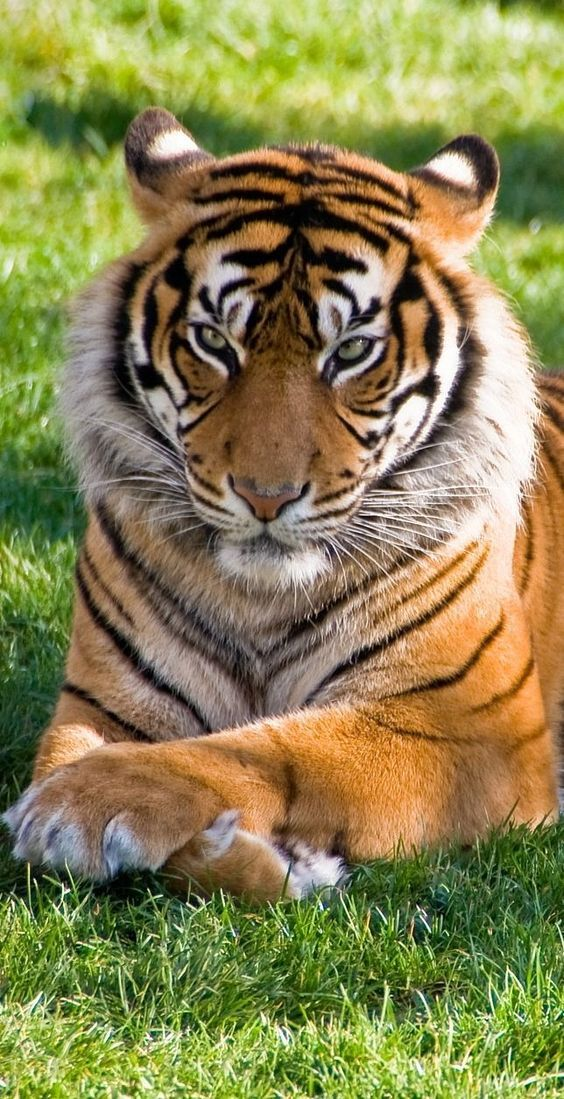
#> input picture semana-05/Tema-09/Tigre.png, 564 x 1099 px, found by its file name
$ jupyter execute --allow-errors VisionComputacional_Integrador.ipynb   (older library calls are emulated)
#> lines starting #> are read from the running program, lines starting #| are printed output that depends on the picture
# Visión Computacional: de los píxeles al pipeline de aumentación

[](https://colab.research.google.com/github/ecamposv/nlp-vision/blob/main/semana-05/Tema-Integrador/VisionComputacional_Integrador.ipynb)

**Notebook integrador (Tema 9 + Tema 10) — nivel maestría**

Este notebook combina y profundiza los conceptos de los dos temas de la semana 5. A diferencia de los notebooks individuales, aquí cada bloque tiene:

- **Fundamento matemático** (formato KaTeX).
- **Implementación con OpenCV / NumPy / Albumentations**.
- **Widget interactivo** (`ipywidgets`) para explorar parámetros en tiempo real.
- **Discusión de cuándo y por qué** usar cada técnica en producción.

> **Objetivos de aprendizaje.** Al terminar serás capaz de: (1) describir matemáticamente una imagen digital y elegir el espacio de color adecuado para una tarea; (2) construir y justificar un pipeline de preprocesamiento para una red neuronal; (3) implementar aumentación de datos profesional con `Albumentations`; (4) cuantificar la calidad de un filtro de denoising con PSNR.

---

## 0. Setup (Colab y local)

Esta celda:

1. Instala `opencv-python`, `albumentations` e `ipywidgets` si faltan.
2. Descarga la imagen `tigre.png` desde el repositorio si no existe localmente.
3. Configura `matplotlib` para gráficos consistentes y de buena resolución.

> En **Google Colab** los widgets requieren habilitar el *custom widget manager* — esto se hace automáticamente al final de la celda.

[cell 1]
import os
import sys
import subprocess
import urllib.request


def _ensure(paquete, import_name=None):
    """Instala un paquete con pip si no está disponible."""
    nombre = import_name or paquete
    try:
        __import__(nombre)
    except ImportError:
        subprocess.check_call([sys.executable, "-m", "pip", "install", "-q", paquete])


_ensure("opencv-python", "cv2")
_ensure("albumentations")
_ensure("ipywidgets")

REPO_RAW = "https://raw.githubusercontent.com/ecamposv/nlp-vision/main/semana-05/Tema-10"
IMG = "tigre.png"

if not os.path.exists(IMG):
    urllib.request.urlretrieve(f"{REPO_RAW}/{IMG}", IMG)
    print(f"[Descargado] {IMG} ({os.path.getsize(IMG)} bytes)")
else:
    print(f"[OK] {IMG} ya existe ({os.path.getsize(IMG)} bytes)")

# Habilitar widgets en Colab (no afecta si no es Colab)
try:
    from google.colab import output as _colab_output  # type: ignore
    _colab_output.enable_custom_widget_manager()
    print("[Colab] Widget manager habilitado")
except ImportError:
    pass

import matplotlib.pyplot as plt
plt.rcParams["figure.dpi"] = 110
plt.rcParams["savefig.dpi"] = 140
plt.rcParams["image.interpolation"] = "nearest"
print("Setup completo.")

## 1. La imagen digital: muestreo, cuantización y tipos de dato

Una imagen digital en color es una **función discreta**

$$I : \{0,\dots,H-1\} \times \{0,\dots,W-1\} \to \{0,\dots,255\}^3$$

que asigna a cada coordenada $(y, x)$ un vector de **3 canales**. En memoria es un arreglo NumPy con forma `(H, W, C)` y tipo `uint8` por defecto en OpenCV.

Conceptos clave:

| Concepto | Descripción |
|---|---|
| **Muestreo (sampling)** | Discretización espacial: define $H \times W$. |
| **Cuantización** | Discretización de intensidad: `uint8` usa 8 bits/canal (256 niveles). |
| **Profundidad de bits** | `uint8` (estándar), `uint16` (médico/RAW), `float32` (modelos de DL). |
| **Orden de canales** | OpenCV usa **BGR**; matplotlib / PIL / PyTorch usan **RGB**. |

**Por qué importa.** Confundir BGR/RGB es la causa #1 de "el modelo entrenó bien pero predice raro". Confundir `uint8 [0,255]` con `float32 [0,1]` es la causa #2.

[cell 2]
import cv2
import numpy as np
import matplotlib.pyplot as plt

img_bgr = cv2.imread("tigre.png")
#> img_bgr is the input picture: shape (1099, 564, 3); mean B, G, R 80.9, 131.6, 137.4
if img_bgr is None:
    raise FileNotFoundError("Ejecuta primero la celda de Setup.")

img_rgb = cv2.cvtColor(img_bgr, cv2.COLOR_BGR2RGB)
H, W, C = img_rgb.shape

print(f"Forma (H, W, C): {img_rgb.shape}")
#| Forma (H, W, C): (1099, 564, 3)
print(f"dtype: {img_rgb.dtype}  |  rango: [{img_rgb.min()}, {img_rgb.max()}]")
#| dtype: uint8  |  rango: [0, 255]
print(f"Tamaño en memoria: {img_rgb.nbytes / 1024:.1f} KB")
#| Tamaño en memoria: 1815.9 KB
print(f"Megapíxeles: {H * W / 1e6:.2f} MP")
#| Megapíxeles: 0.62 MP

fig, axes = plt.subplots(1, 2, figsize=(11, 4.5))
axes[0].imshow(img_rgb)
axes[0].set_title(f"Imagen completa  {W}x{H}")
axes[0].axis("off")

# Zoom a un parche de 16x16 para ver los píxeles
y0, x0 = H // 2, W // 2
patch = img_rgb[y0:y0 + 16, x0:x0 + 16]
axes[1].imshow(patch)
axes[1].set_title("Zoom 16x16 px: cada cuadro es un píxel")
axes[1].axis("off")
# anotar valores RGB de los píxeles
for i in range(16):
    for j in range(16):
        r, g, b = patch[i, j]
        # Texto solo si la celda es lo bastante visible (omitir para no saturar)
        if (i + j) % 4 == 0:
            axes[1].text(j, i, f"{r}\n{g}\n{b}", ha="center", va="center",
                         fontsize=5, color="white" if patch[i, j].mean() < 128 else "black")
plt.tight_layout()
plt.show()
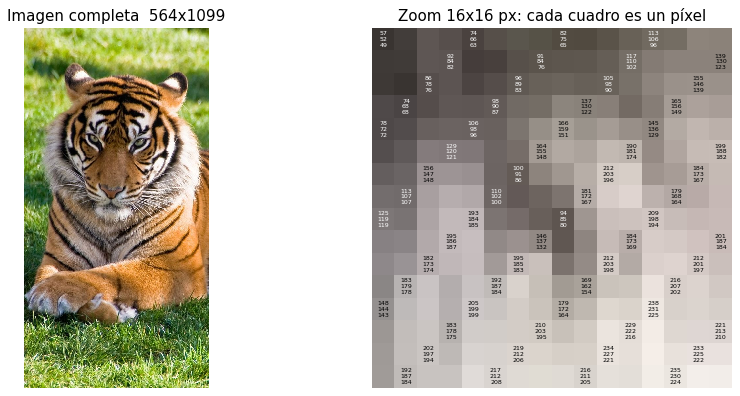
#> figure drawn by matplotlib, 2 panels

## 2. Espacios de color

Cada espacio de color reorganiza la información cromática para resaltar cierta propiedad:

| Espacio | Modelo | Cuándo usarlo |
|---|---|---|
| **RGB / BGR** | Aditivo (mezcla de luz). | Captura, almacenamiento, modelos preentrenados. |
| **HSV** | Cilíndrico: matiz, saturación, valor. | Segmentación por color, ajustes de iluminación. |
| **Lab** ($L^*a^*b^*$) | Perceptual: $L$ = luminancia, $a$ = verde-rojo, $b$ = azul-amarillo. | Comparación perceptual de color, *color transfer*. |
| **YCrCb** | Luminancia + crominancia. | Compresión (JPEG), ecualización sin alterar color. |

La separación **luminancia / crominancia** (Lab, YCrCb) permite manipular el contraste sin desbalancear los colores — algo que ecualizar directamente en RGB **sí** rompe.

[cell 3]
import cv2
import numpy as np
import matplotlib.pyplot as plt

img_bgr = cv2.imread("tigre.png")
img_rgb = cv2.cvtColor(img_bgr, cv2.COLOR_BGR2RGB)
img_hsv = cv2.cvtColor(img_bgr, cv2.COLOR_BGR2HSV)
#> img_hsv: shape (1099, 564, 3); mean H, S, V 32.7, 124.9, 148.8
img_lab = cv2.cvtColor(img_bgr, cv2.COLOR_BGR2Lab)
#> img_lab: shape (1099, 564, 3); mean of channels 0, 1, 2 137.7, 123.4, 155.6
img_ycc = cv2.cvtColor(img_bgr, cv2.COLOR_BGR2YCrCb)
#> img_ycc: shape (1099, 564, 3); mean of channels 0, 1, 2 127.6, 135, 101.6

espacios = [
    ("RGB", img_rgb,                       ["R", "G", "B"]),
    ("HSV", img_hsv,                       ["H", "S", "V"]),
    ("Lab", img_lab,                       ["L", "a", "b"]),
    ("YCrCb", img_ycc,                     ["Y", "Cr", "Cb"]),
]

fig, axes = plt.subplots(len(espacios), 4, figsize=(14, 13))
for fila, (nombre, im, etiquetas) in enumerate(espacios):
    # Columna 0: imagen reconstruida en RGB para visualizar
    if nombre == "RGB":
        vis = im
    elif nombre == "HSV":
        vis = cv2.cvtColor(im, cv2.COLOR_HSV2RGB)
    elif nombre == "Lab":
        vis = cv2.cvtColor(im, cv2.COLOR_Lab2RGB)
    else:  # YCrCb
        vis = cv2.cvtColor(im, cv2.COLOR_YCrCb2RGB)
    axes[fila, 0].imshow(vis)
    axes[fila, 0].set_title(f"{nombre} (vista)")
    axes[fila, 0].axis("off")
    # Columnas 1-3: canales individuales
    for c in range(3):
        axes[fila, c + 1].imshow(im[..., c], cmap="gray")
        axes[fila, c + 1].set_title(f"{nombre} : canal {etiquetas[c]}")
        axes[fila, c + 1].axis("off")
#> this loop made 4 passes
#> (nombre, etiquetas) on passes 1 to 4: ('RGB', ['R', 'G', 'B']), ('HSV', ['H', 'S', 'V']), ('Lab', ['L', 'a', 'b']), ('YCrCb', ['Y', 'Cr', 'Cb'])
plt.tight_layout()
plt.show()

### 2.1. Explorador interactivo de canales

Selecciona un espacio y un canal con los sliders. Mira en qué espacio el **pelaje del tigre** se separa mejor del fondo — esa es justamente la propiedad que aprovecha la segmentación por color.

[cell 4]
import cv2
import numpy as np
import matplotlib.pyplot as plt
from ipywidgets import interact, Dropdown, IntSlider

img_bgr = cv2.imread("tigre.png")

_ESPACIOS = {
    "RGB":   (cv2.COLOR_BGR2RGB,   ["R", "G", "B"]),
    "HSV":   (cv2.COLOR_BGR2HSV,   ["H", "S", "V"]),
    "Lab":   (cv2.COLOR_BGR2Lab,   ["L", "a", "b"]),
    "YCrCb": (cv2.COLOR_BGR2YCrCb, ["Y", "Cr", "Cb"]),
}


def explorar(espacio, canal):
    cvt, nombres = _ESPACIOS[espacio]
    im = cv2.cvtColor(img_bgr, cvt)
    plt.figure(figsize=(6, 5))
    plt.imshow(im[..., canal], cmap="gray")
    plt.title(f"{espacio} - canal {nombres[canal]} (idx={canal})")
    plt.axis("off")
    plt.show()


interact(explorar,
         espacio=Dropdown(options=list(_ESPACIOS), value="HSV", description="Espacio:"),
         canal=IntSlider(min=0, max=2, value=0, description="Canal:"));
#> the sliders are set to espacio = HSV, canal = 0

## 3. Histogramas, ecualización y CLAHE

El **histograma** $h(k)$ cuenta cuántos píxeles tienen intensidad $k$. La **ecualización** busca aplanarlo redistribuyendo intensidades a través de la función de distribución acumulada (CDF):

$$T(k) = \mathrm{round}\!\left(\frac{(L-1)}{N} \sum_{j=0}^{k} h(j)\right)$$

donde $L = 256$ y $N = H \cdot W$.

**Problema de `cv2.equalizeHist`:** es **global** — si la imagen tiene zonas muy oscuras y muy claras, ecualizar una "rompe" la otra. **CLAHE** (*Contrast Limited Adaptive Histogram Equalization*) lo resuelve aplicando ecualización por bloques con un *clip limit* que evita amplificar ruido.

**Cuándo usar qué:**

- `cv2.equalizeHist` → imágenes con iluminación uniforme.
- `CLAHE` → imágenes médicas, fotos con sombras fuertes, mejora local.
- **Siempre** ecualizar sobre el canal de **luminancia** (Y de YCrCb, o L de Lab), nunca sobre R/G/B por separado.

[cell 5]
import cv2
import numpy as np
import matplotlib.pyplot as plt

img_bgr = cv2.imread("tigre.png")
gray = cv2.cvtColor(img_bgr, cv2.COLOR_BGR2GRAY)
ycc = cv2.cvtColor(img_bgr, cv2.COLOR_BGR2YCrCb)

# Ecualización global
gray_eq = cv2.equalizeHist(gray)
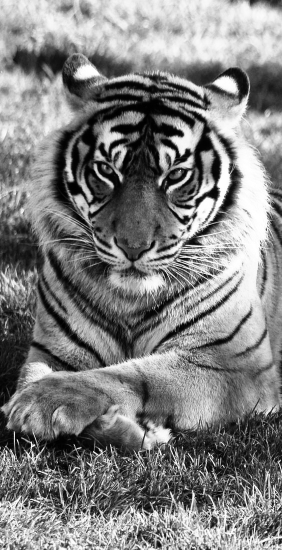
#> gray_eq: shape (1099, 564) (shown at 1/2 size); min 0, max 255, mean 128.1

# Ecualización del canal Y (correcto para color)
ycc_eq = ycc.copy()
ycc_eq[..., 0] = cv2.equalizeHist(ycc_eq[..., 0])
#> ycc_eq: shape (1099, 564, 3); mean of channels 0, 1, 2 128.1, 135, 101.6
color_eq_rgb = cv2.cvtColor(cv2.cvtColor(ycc_eq, cv2.COLOR_YCrCb2BGR), cv2.COLOR_BGR2RGB)
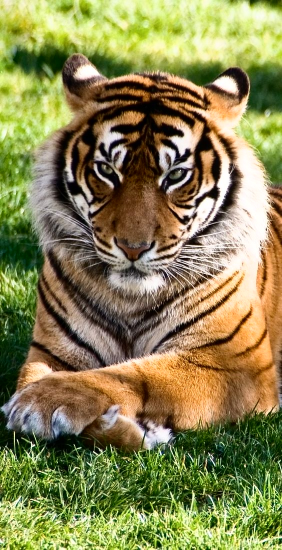
#> color_eq_rgb: shape (1099, 564, 3) (shown at 1/2 size); mean R, G, B 137.4, 132.1, 82.5

# CLAHE sobre canal Y
clahe = cv2.createCLAHE(clipLimit=2.5, tileGridSize=(8, 8))
ycc_clahe = ycc.copy()
ycc_clahe[..., 0] = clahe.apply(ycc_clahe[..., 0])
#> ycc_clahe: shape (1099, 564, 3); mean of channels 0, 1, 2 130.2, 135, 101.6
color_clahe_rgb = cv2.cvtColor(cv2.cvtColor(ycc_clahe, cv2.COLOR_YCrCb2BGR), cv2.COLOR_BGR2RGB)
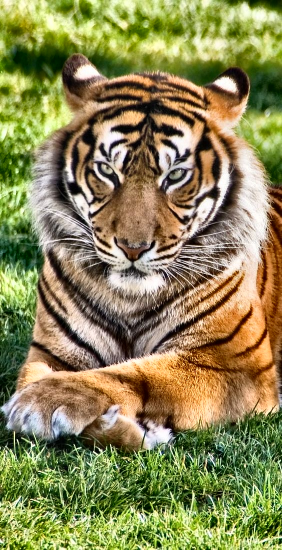
#> color_clahe_rgb: shape (1099, 564, 3) (shown at 1/2 size); mean R, G, B 139.6, 134.1, 85.5

img_rgb = cv2.cvtColor(img_bgr, cv2.COLOR_BGR2RGB)

fig, axes = plt.subplots(2, 3, figsize=(14, 8))
axes[0, 0].imshow(img_rgb);          axes[0, 0].set_title("Original");                  axes[0, 0].axis("off")
axes[0, 1].imshow(color_eq_rgb);     axes[0, 1].set_title("Ecualización global (Y)");   axes[0, 1].axis("off")
axes[0, 2].imshow(color_clahe_rgb);  axes[0, 2].set_title("CLAHE (Y, clip=2.5)");       axes[0, 2].axis("off")

# Histogramas de luminancia
axes[1, 0].hist(ycc[..., 0].ravel(),       bins=64, range=(0, 255), color="gray")
axes[1, 0].set_title("Hist. Y original")
axes[1, 1].hist(ycc_eq[..., 0].ravel(),    bins=64, range=(0, 255), color="gray")
axes[1, 1].set_title("Hist. Y ecualizado")
axes[1, 2].hist(ycc_clahe[..., 0].ravel(), bins=64, range=(0, 255), color="gray")
axes[1, 2].set_title("Hist. Y CLAHE")
for ax in axes[1]:
    ax.set_xlabel("Intensidad"); ax.set_ylabel("Frecuencia")
plt.tight_layout()
plt.show()
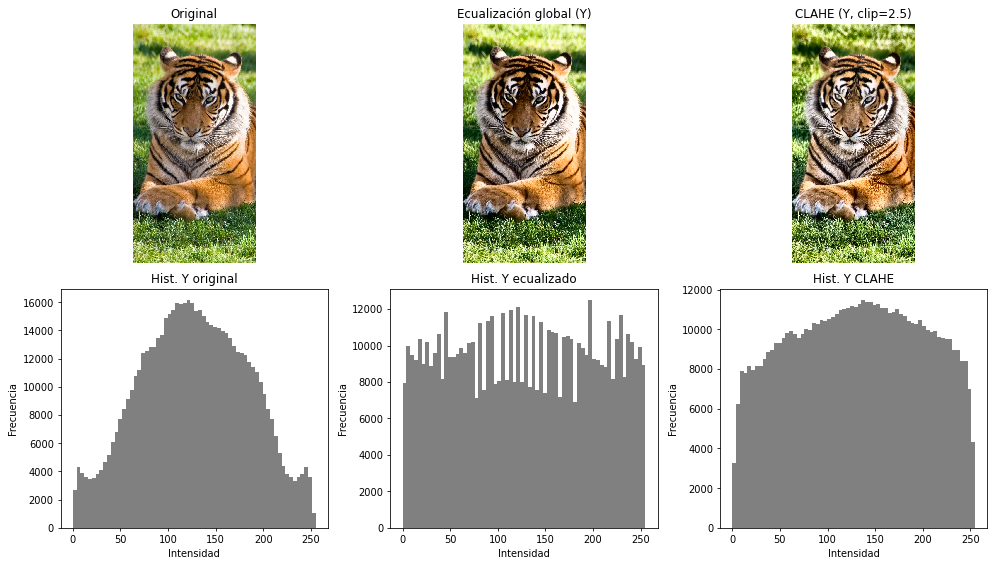
#> figure drawn by matplotlib, 6 panels; panel 4: tallest bar 16144 high, from x = 119.5 to 123.5; panel 5: tallest bar 12493 high, from x = 195.2 to 199.2; panel 6: tallest bar 11475 high, from x = 135.5 to 139.5

### 3.1. CLAHE interactivo

Juega con `clipLimit` (cuánto se permite amplificar el contraste local) y `tileGridSize` (tamaño de las regiones). Verás:

- `clipLimit` muy alto → aparece **ruido y artefactos**.
- `tileGridSize` muy pequeño → contraste local exagerado.
- `tileGridSize` muy grande → se parece a la ecualización global.

[cell 6]
import cv2
import numpy as np
import matplotlib.pyplot as plt
from ipywidgets import interact, FloatSlider, IntSlider

img_bgr = cv2.imread("tigre.png")
ycc_base = cv2.cvtColor(img_bgr, cv2.COLOR_BGR2YCrCb)


def aplicar_clahe(clip_limit, tile):
    clahe = cv2.createCLAHE(clipLimit=clip_limit, tileGridSize=(tile, tile))
    ycc = ycc_base.copy()
    ycc[..., 0] = clahe.apply(ycc[..., 0])
    rgb = cv2.cvtColor(cv2.cvtColor(ycc, cv2.COLOR_YCrCb2BGR), cv2.COLOR_BGR2RGB)
    fig, ax = plt.subplots(1, 2, figsize=(11, 4.5))
    ax[0].imshow(cv2.cvtColor(img_bgr, cv2.COLOR_BGR2RGB)); ax[0].set_title("Original"); ax[0].axis("off")
    ax[1].imshow(rgb); ax[1].set_title(f"CLAHE clip={clip_limit:.1f} tile={tile}x{tile}"); ax[1].axis("off")
    plt.tight_layout(); plt.show()


interact(aplicar_clahe,
         clip_limit=FloatSlider(min=0.5, max=10.0, step=0.5, value=2.5, description="clipLimit"),
         tile=IntSlider(min=2, max=32, step=2, value=8, description="tileGrid"));
#> the sliders are set to clip_limit = 2.5, tile = 8

## 4. Filtrado lineal, gradientes y bordes

El filtrado lineal es una **convolución** $g = f * k$ donde $k$ es un kernel. Distintos kernels resaltan distintas propiedades:

- **Promedio / Gaussiano** → suaviza (paso bajo).
- **Sobel** $G_x$, $G_y$ → derivadas direccionales (gradiente).
- **Laplaciano** $\nabla^2 f$ → curvatura (paso alto, detecta bordes y ruido).

La **magnitud del gradiente** $\|\nabla f\| = \sqrt{G_x^2 + G_y^2}$ resume "cuánto cambia" la imagen en cada punto.

**Canny** es el detector clásico: (1) suaviza con Gaussiano, (2) calcula gradiente, (3) supresión no-máxima en la dirección del gradiente, (4) histéresis con dos umbrales $T_{\text{low}} < T_{\text{high}}$ para enlazar bordes.

[cell 7]
import cv2
import numpy as np
import matplotlib.pyplot as plt

img_bgr = cv2.imread("tigre.png")
gray = cv2.cvtColor(img_bgr, cv2.COLOR_BGR2GRAY)
gray = cv2.resize(gray, (512, 512))
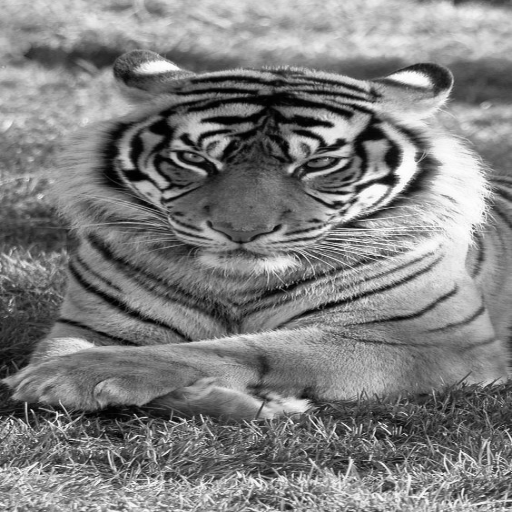
#> gray: shape (512, 512); min 0, max 255, mean 127.4

# Suavizado previo para reducir ruido en derivadas
blur = cv2.GaussianBlur(gray, (5, 5), 1.0)

# Sobel x, y y magnitud
sx = cv2.Sobel(blur, cv2.CV_32F, 1, 0, ksize=3)
sy = cv2.Sobel(blur, cv2.CV_32F, 0, 1, ksize=3)
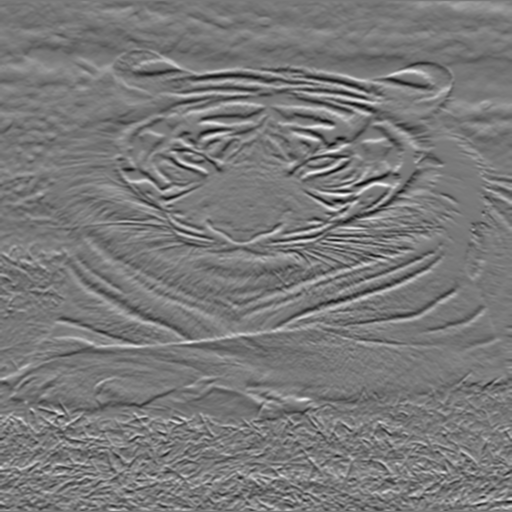
#> sy: shape (512, 512) float32; min -461, max 504, mean -0.3; drawn with min black and max white
mag = np.sqrt(sx**2 + sy**2)
mag_u8 = np.clip(mag / mag.max() * 255.0, 0, 255).astype(np.uint8)

# Laplaciano
lap = cv2.Laplacian(blur, cv2.CV_32F, ksize=3)
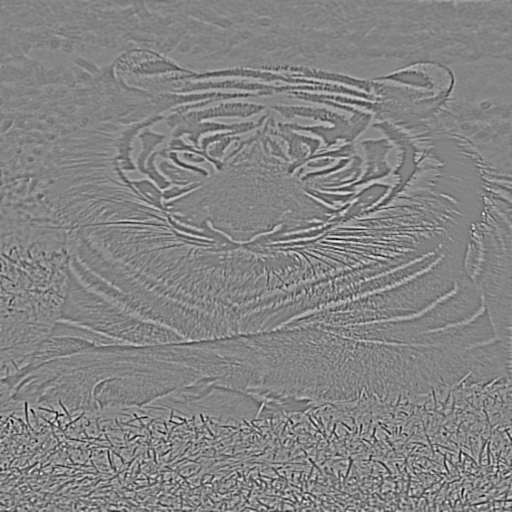
#> lap: shape (512, 512) float32; min -280, max 260, mean 0; drawn with min black and max white
lap_u8 = np.clip(np.abs(lap) / np.abs(lap).max() * 255.0, 0, 255).astype(np.uint8)
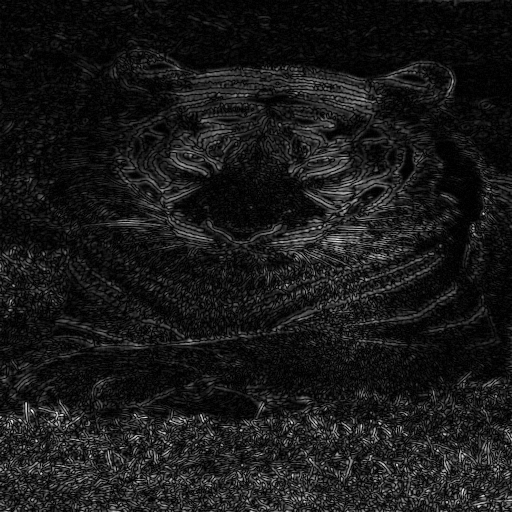
#> lap_u8: shape (512, 512); min 0, max 255, mean 24.9

# Canny (dos umbrales)
canny = cv2.Canny(blur, 80, 180)
#> canny: shape (512, 512); 12.5% white in thin lines or dots

fig, axes = plt.subplots(2, 3, figsize=(14, 8))
for ax, im, t in zip(
    axes.flat,
    [gray, blur, np.abs(sx).astype(np.uint8), np.abs(sy).astype(np.uint8), lap_u8, canny],
    ["Original (gris)", "GaussianBlur 5x5", "|Sobel x|", "|Sobel y|", "|Laplaciano|", "Canny (80,180)"],
):
    ax.imshow(im, cmap="gray"); ax.set_title(t); ax.axis("off")
#> this loop made 6 passes
#> t on passes 1 to 6: 'Original (gris)', 'GaussianBlur 5x5', '|Sobel x|', '|Sobel y|', '|Laplaciano|', 'Canny (80,180)'
#> (the rest of the program and of its run is left out)
